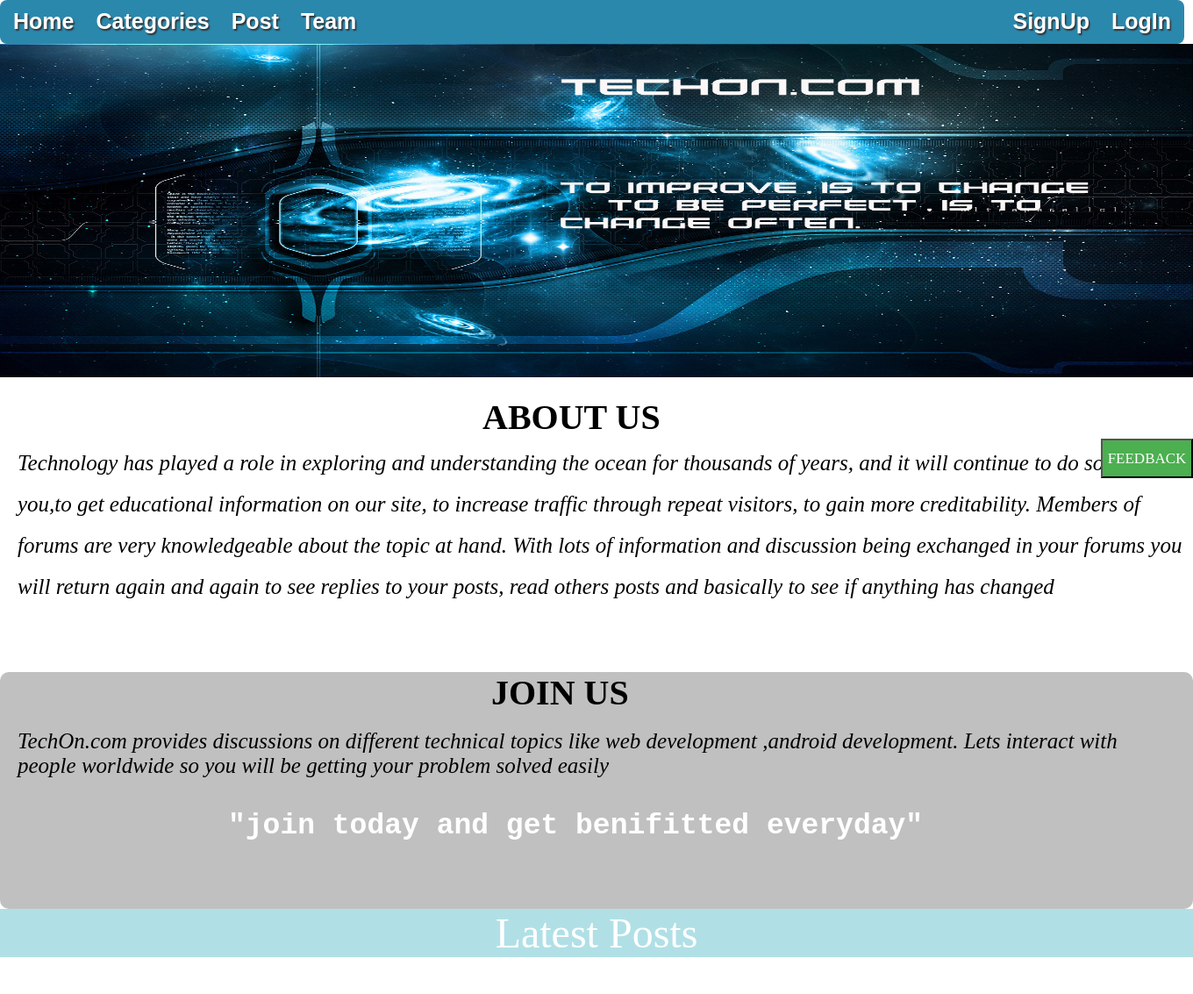
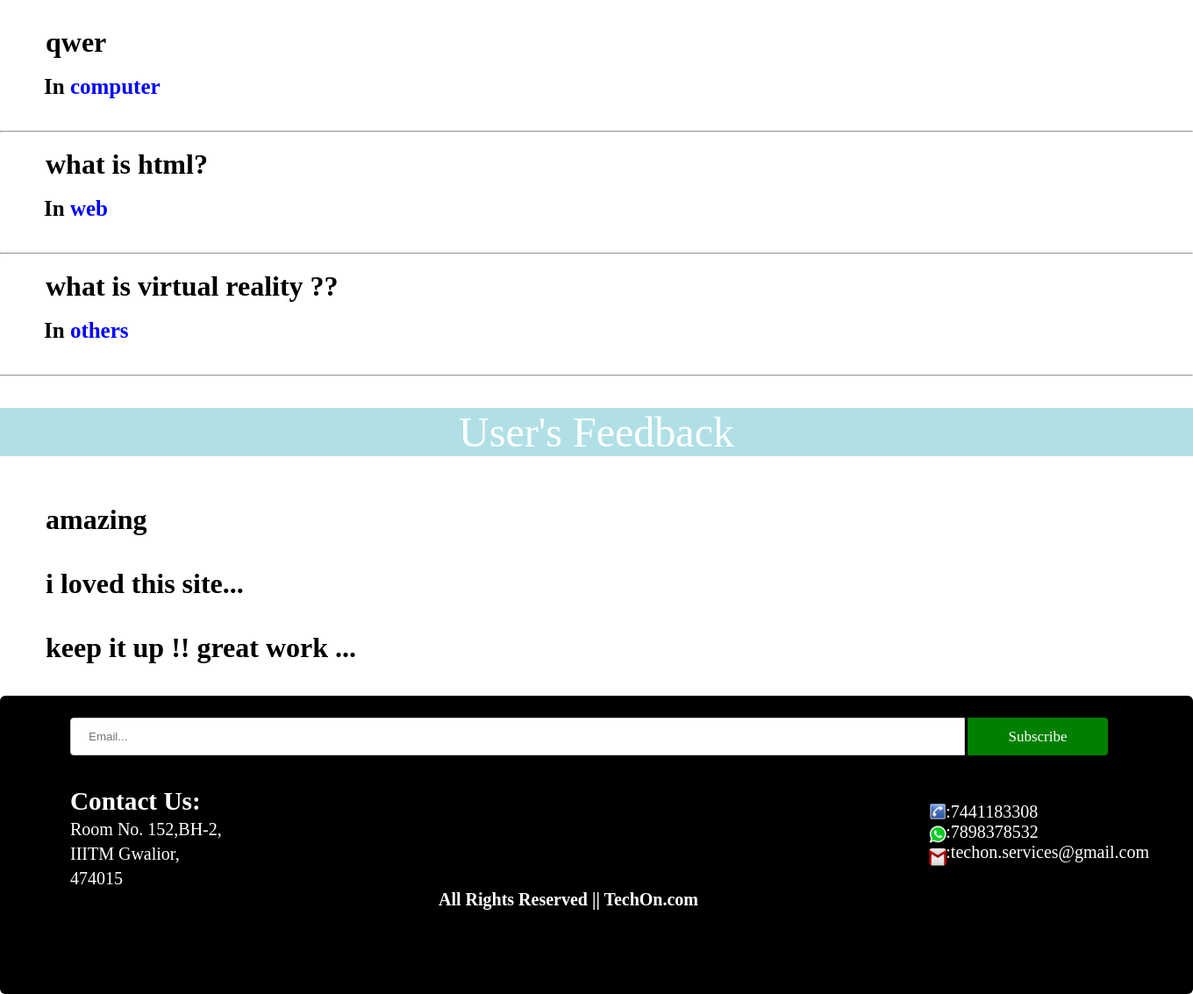
The page / on the database its author committed (2 pictures, top to bottom).
### tables this page shows
CREATE TABLE `topics` (
  `topic_id` int(8) NOT NULL,
  `topic_subject` varchar(255) NOT NULL,
  `topic_descr` text NOT NULL,
  `topic_date` datetime NOT NULL,
  `topic_cat` varchar(20) NOT NULL,
  `topic_by` int(8) NOT NULL
);

CREATE TABLE `feedback` (
  `feedback_id` int(11) NOT NULL,
  `feedback_mail` varchar(50) NOT NULL,
  `feedback_descr` text NOT NULL
);

### index.php (the view, shortened to what this page needs)
<!doctype html>
<head>
</head>
<body>
<div id="menu">
<ul>
<li style="float: left;"><a href="#">Home&emsp;</a></li>
<li class="dropdown" style="float: left;"><a href="#" class="dropbtn">Categories&emsp;</a>
</li>
<li style="float: left;"><a href="posts.php">Post<a></li>
<li style="float: left;"><a href="team.php">&emsp;Team<a></li>
<li style="float: right;">
<?php
    if(isset($_SESSION['signed_in'])==true)
    {
        $name=$_SESSION['username'];
        echo "<a href='profile.php'>Hello ".$name." </a>";
    }
    else
    {
        echo '<a href="signin.php">LogIn</a>';
    }
?>
</li>
<li style="float: right;">
<?php
    if(isset($_SESSION['signed_in'])==true)
    {
        echo '<a href="signout.php">LogOut</a>';
    }
    else
    {
        echo '<a href="signup.php">SignUp</a>';
    }
?>
&emsp;</li>
</ul>
</div>
<img height="380px" width="100%" src="images/background.jpg">
<br><br>
<div style="background-color:white;height: 250px;width:100%;font-family:Harlow Solid Italic; font-size:40px;border-radius:10px;">
<p style="margin-left: 550px;font-weight:bold">ABOUT US</p><br>
<div style="margin-left:20px">
<p style="font-family:normal; font-size:25px;"><i>Technology has played a role in exploring and understanding the ocean for thousands of years, and it will continue to do so.We allow you,to get educational information on our site, to increase traffic through repeat visitors, to gain more creditability. Members of forums are very knowledgeable about the topic at hand. With lots of information and discussion being exchanged in your forums you will return again and again to see replies to your posts, read others posts and basically to see if anything has changed</i></p>
</div>
</div>
<br>
<br>
<br>
<div style="background-color:silver;height: 270px;width:100%;border-radius:10px;">
<h1 style=";margin-top: 0px;margin-left:560px;margin-top:10px;font-weight: bold;font-size: 40px;font-family: verdana">JOIN US</h1>
<br>
<div style="margin-left:10px;margin-right:10px">
<div style="font-family:normal; font-size:25px;margin-right: 15px;margin-left:10px;">
<i>
<p>TechOn.com provides discussions on different technical topics like web development ,android development. Lets interact with people</p>
<p>worldwide so you will be getting your problem solved easily</p></i></div>
</div><br><br>
<p align="center" style="text-align:center;font-family:courier;font-size:33px;font-weight: bold;color: white;margin-top:-5px; float:center;margin-left:260px;" >"join today and get benifitted everyday"</p>
</div>
<a href="feedback.php">
<button type="button" class="buttoon22" >FEEDBACK</button>
</a>
<center>
<div style="background-color:powderblue;">
<p  style="color:White; font-size:300%; font-family:verdana; background-color:powderblue;">Latest Posts</p></div>
</center>
<br><br><br>
<?php
include 'connect.php';
$query=mysqli_query($connection,"SELECT * FROM topics ORDER BY topic_id DESC LIMIT 3");
while($row = mysqli_fetch_array($query))
{
  $topic=$row['topic_subject'];
  $id=$row['topic_id'];
  $cat=$row['topic_cat'];
  echo "<br><p ><a href='topic.php?posts_topic=$id'  style='text-decoration:none; color:black; font-size:32px; font-weight:bold; margin-left: 20px; '>&nbsp&nbsp&nbsp
   ".$topic." </a></p><br><br><p style='color:black; font-size:25px; font-weight:bold; margin-left: 50px;'>In</p><p style='text-decoration:none; color:blue; font-size:25px; font-weight:bold; margin-left: 0px; '> $cat</p><br><br><br><hr style='color:powderblue;'>";
}
?>
<br>
<br>
<div style="text-align: center;">
<div style="background-color:powderblue">
<p  style="color:White; font-size:300%; font-family:verdana; background-color:powderblue;width:100%;text-align:center">User's Feedback</p>
</div>
</div>
<br><br><br>
<?php
$query=mysql_query("SELECT * FROM feedback ORDER BY feedback_id DESC LIMIT 3");
while($row = mysql_fetch_assoc($query))
{
  $topic=$row['feedback_descr'];
  echo "<p ><a style='text-decoration:none; color:black; font-size:32px; font-weight:bold; margin-left: 20px; '>&nbsp&nbsp&nbsp
   ".$topic." </a><br><br><br>";
}
?>
<div style="background-color:black;border-radius: 6px;width: 100%; height: 340px">
<form method="post" action="subscribe.php" onsubmit="return validateForm()" name="myForm">
<input class="mc" type="text" name="subscribe_mail" placeholder="Email..." ><br>
<button type="submit" class="buttoon" >Subscribe</button>
</form>
<br><br>
<div class="xx">
<h3>Contact Us:</h3>
<p style="font-size: 20px">Room No. 152,BH-2,<br>IIITM Gwalior,<br>474015</p>
</div>
<div class="xz">
:7441183308<br>
:7898378532<br>
:techon.services@gmail.com<br>
</div>
<div style="float: right;margin-right: 280px;margin-top:-100px">
<img src="icons/call.png" style="width: 22px"><br>
 <img src="icons/whatsapp.png" style="width: 22px;"><br>
<img src="icons/gmail.png" style="width: 22px"><br>
</div>
<p align="center" style="text-align:center; float:center; margin-left:500px; font-size: 20px; font-weight:bold; color:white;">All Rights Reserved || TechOn.com</p>
</div>
</body>

### index.php (style rules this page uses)
p { display:inline; }
* { margin:0; padding:0; }
button.buttoon22 { position:fixed;top:500px;right:0px; background-color:#4CAF50; color: white; font-family: verdana; font-size: 17px; height:45px; width:105px; cursor: pointer; transition-duration: 0.4s; transition:width 2s; }
div.xx { margin-left:80px; font-size: 25px; color: white; }
div.xz { float:right; margin-right: 50px; margin-top: -100px; font-size: 20px; color: white; }
input.mc { width: 75%; height: 43px; padding: 12px 20px; margin-left: 80px; margin-top: 25px; display: inline-block; border: 1px solid #ccc; border-bottom-left-radius: 4px; border-top-left-radius: 4px; box-sizing: border-box; font-style: courier; }
button.buttoon { float: right; margin-right: 97px; margin-top: -43px; background-color:green; border-top-right-radius: 4px; border-bottom-right-radius: 4px; color: white; font-family: verdana; font-size: 17px; height:43px; width:160px; cursor: pointer; border: 2px solid green; }
li a, .dropbtn { display: inline-block; color: white; text-align: center; text-decoration: none; }
li.dropdown { display: inline-block; }
#menu { width:1350px; height: 50px; font-size: 25px; color:white; font-family: Arial, Helvetica, sans-serif; font-weight:bold; text-shadow: 1.5px 1.5px 1.5px #333333; background-color:#2A88AD; border-radius: 8px; }
#menu ul { height: 0px; padding-right: 15px; padding-left: 15px; padding-top: 5px; margin: 0px; }
#menu li { display: inline; padding-top: 5px; text-align: left; }

### rows shown on the page
topics: topic_subject "qwer", topic_cat "computer"
topics: topic_subject "what is html?", topic_cat "web"
topics: topic_subject "what is virtual reality ??", topic_cat "others"
feedback: feedback_descr "amazing"
feedback: feedback_descr "i loved this site..."
feedback: feedback_descr "keep it up !! great work ..."
